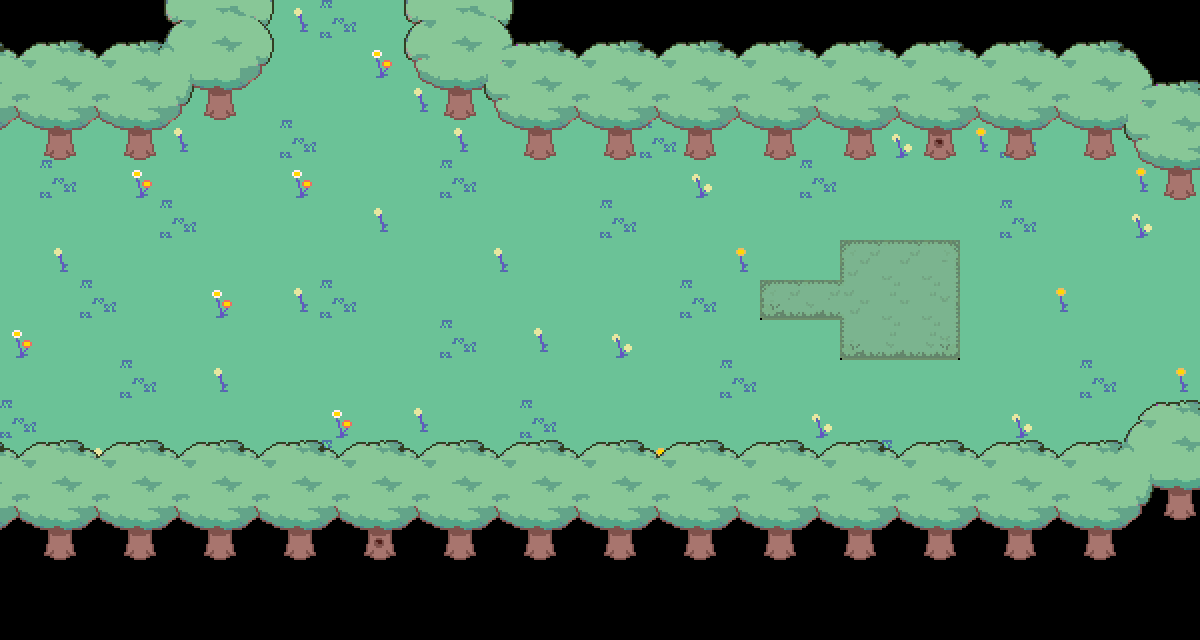

This game map was drawn from its Tiled (.tmx) file and the tilesets committed beside it. A one-line description and the trimmed map source follow:
An orthogonal 30x16 tile map with 40x40 px tiles, 3 tile layers (Tile Layer 1, Tile Layer 2, Copy of Tile Layer 2) and 35 objects (8x spikes, 3x transition, 2x pushblock, tilebutton, frog, ...).

<map version="1.10" tiledversion="1.10.0" orientation="orthogonal" renderorder="right-down" width="30" height="16" tilewidth="40" tileheight="40" infinite="0" nextlayerid="10" nextobjectid="39">
 <editorsettings>
  <export target="data.lua" format="lua" />
 </editorsettings>
 <properties>
  <property name="music" value="forest" />
 </properties>
 <tileset firstgid="1" source="../../tilesets/woods.tsx" />
 <layer id="1" name="Tile Layer 1" width="30" height="16">
  <data>[480 cells, 313 non-empty, 17 distinct tile ids]</data>
 </layer>
 <layer id="2" name="Tile Layer 2" width="30" height="16">
  <data>[480 cells, 177 non-empty, 34 distinct tile ids]</data>
 </layer>
 <objectgroup id="4" name="blockcollision">
  <object id="1" x="840" y="240" width="120" />
  <object id="2" x="960" y="240" height="120" />
  <object id="3" x="840" y="360" width="120" />
  <object id="4" x="840" y="320" height="40" />
  <object id="5" x="760" y="320" width="80" />
  <object id="6" x="760" y="280" height="40" />
  <object id="7" x="760" y="280" width="80" />
  <object id="8" x="840" y="240" height="40" />
 </objectgroup>
 <objectgroup id="5" name="collision">
  <object id="9" x="0" y="0" width="160" height="160" />
  <object id="10" x="160" y="0" width="80" height="120" />
  <object id="11" x="240" y="0" width="20" height="80" />
  <object id="12" x="420" y="0" width="800" height="80" />
  <object id="13" x="440" y="80" width="760" height="40" />
  <object id="14" x="520" y="120" width="680" height="40" />
  <object id="15" x="1160" y="160" width="40" height="40" />
  <object id="16" x="0" y="480" width="1200" height="160" />
  <object id="17" x="1120" y="440" width="80" height="80" />
 </objectgroup>
 <objectgroup id="6" name="objects_buttons">
  <object id="18" name="tilebutton" x="760" y="280" width="40" height="40">
   <properties>
    <property name="blocks" type="bool" value="true" />
    <property name="cutscene" value="forest.puzzle_fake" />
    <property name="group" value="buton" />
    <property name="once" type="bool" value="true" />
   </properties>
  </object>
  <object id="22" name="spikes" x="560" y="160" width="40" height="40">
   <properties>
    <property name="default" type="bool" value="true" />
    <property name="flag" value="fakepuzzle" />
   </properties>
  </object>
  <object id="23" name="spikes" x="560" y="200" width="40" height="40">
   <properties>
    <property name="default" type="bool" value="true" />
    <property name="flag" value="fakepuzzle" />
   </properties>
  </object>
  <object id="24" name="spikes" x="560" y="240" width="40" height="40">
   <properties>
    <property name="default" type="bool" value="true" />
    <property name="flag" value="fakepuzzle" />
   </properties>
  </object>
  <object id="25" name="spikes" x="560" y="280" width="40" height="40">
   <properties>
    <property name="default" type="bool" value="true" />
    <property name="flag" value="fakepuzzle" />
   </properties>
  </object>
  <object id="26" name="spikes" x="560" y="320" width="40" height="40">
   <properties>
    <property name="default" type="bool" value="true" />
    <property name="flag" value="fakepuzzle" />
   </properties>
  </object>
  <object id="27" name="spikes" x="560" y="360" width="40" height="40">
   <properties>
    <property name="default" type="bool" value="true" />
    <property name="flag" value="fakepuzzle" />
   </properties>
  </object>
  <object id="28" name="spikes" x="560" y="400" width="40" height="40">
   <properties>
    <property name="default" type="bool" value="true" />
    <property name="flag" value="fakepuzzle" />
   </properties>
  </object>
  <object id="29" name="spikes" x="560" y="440" width="40" height="40">
   <properties>
    <property name="default" type="bool" value="true" />
    <property name="flag" value="fakepuzzle" />
   </properties>
  </object>
 </objectgroup>
 <objectgroup id="7" name="objects">
  <object id="20" name="pushblock" x="800" y="280" width="40" height="40">
   <properties>
    <property name="input_lock" type="bool" value="false" />
    <property name="inputlock" type="bool" value="false" />
    <property name="lock" type="bool" value="false" />
    <property name="pressbuttons" type="bool" value="false" />
    <property name="sprite" value="world/events/push_blocker" />
   </properties>
  </object>
  <object id="21" name="pushblock" x="879.5" y="280" width="40" height="40">
   <properties>
    <property name="input_lock" type="bool" value="false" />
    <property name="inputlock" type="bool" value="false" />
    <property name="lock" type="bool" value="false" />
   </properties>
  </object>
  <object id="32" name="transition" x="1185" y="200" width="15" height="280">
   <properties>
    <property name="map" value="forest_11" />
    <property name="marker" value="for12" />
   </properties>
  </object>
  <object id="33" name="transition" x="240" y="0" width="320" height="15">
   <properties>
    <property name="map" value="forest_puzzle6" />
    <property name="marker" value="for12" />
   </properties>
  </object>
  <object id="36" name="frog" x="200" y="280">
   <properties>
    <property name="actor" value="froglin" />
    <property name="chase" type="bool" value="true" />
    <property name="encounter" value="frog_rat" />
    <property name="group" value="pepsi" />
   </properties>
   <point />
  </object>
  <object id="37" name="transition" x="0" y="160" width="15" height="320">
   <properties>
    <property name="map" value="forest_13" />
    <property name="marker" value="for12" />
   </properties>
  </object>
 </objectgroup>
 <objectgroup id="8" name="markers">
  <object id="30" name="for11" x="1160" y="320">
   <point />
  </object>
  <object id="34" name="fp6" x="340" y="40">
   <point />
  </object>
  <object id="38" name="for13" x="40" y="320">
   <point />
  </object>
 </objectgroup>
 <layer id="9" name="Copy of Tile Layer 2" width="30" height="16">
  <data>[480 cells, 177 non-empty, 30 distinct tile ids]</data>
 </layer>
</map>
